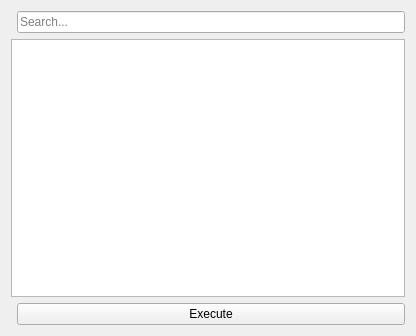
<?xml version="1.0" encoding="UTF-8"?>
<ui version="4.0">
 <class>CPythonScriptsDialog</class>
 <widget class="QWidget" name="CPythonScriptsDialog">
  <property name="geometry">
   <rect>
    <x>0</x>
    <y>0</y>
    <width>416</width>
    <height>336</height>
   </rect>
  </property>
  <layout class="QGridLayout" name="gridLayout">
   <item row="1" column="0" colspan="2">
    <widget class="CFolderTreeCtrl" name="treeView">
     <property name="editTriggers">
      <set>QAbstractItemView::NoEditTriggers</set>
     </property>
    </widget>
   </item>
   <item row="2" column="1">
    <widget class="QPushButton" name="executeButton">
     <property name="sizePolicy">
      <sizepolicy hsizetype="Expanding" vsizetype="Fixed">
       <horstretch>0</horstretch>
       <verstretch>0</verstretch>
      </sizepolicy>
     </property>
     <property name="text">
      <string>Execute</string>
     </property>
     <property name="toolTip">
      <string>Execute the selected Python script</string>
     </property>
    </widget>
   </item>
   <item row="0" column="1">
    <widget class="QLineEdit" name="searchField">
     <property name="placeholderText">
      <string>Search...</string>
     </property>
     <property name="clearButtonEnabled">
      <bool>true</bool>
     </property>
    </widget>
   </item>
  </layout>
 </widget>
 <customwidgets>
  <customwidget>
   <class>CFolderTreeCtrl</class>
   <extends>QTreeView</extends>
   <header>Controls/FolderTreeCtrl.h</header>
  </customwidget>
 </customwidgets>
 <resources/>
 <connections/>
</ui>
